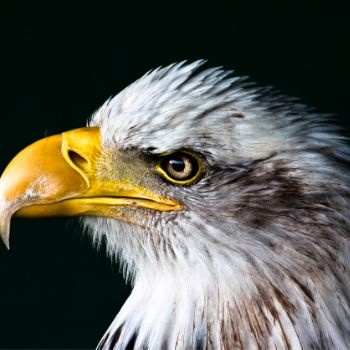
#> input picture saved_image.jpg, 350 x 350 px
$ python demo2.py
#> lines starting #> are read from the running program, lines starting #| are printed output that depends on the picture
import cv2
import numpy as np

# 读取图像
img = cv2.imread('./saved_image.jpg')
#> img is the input picture: shape (350, 350, 3); mean B, G, R 82.3, 91.3, 91.4

# 图像缩放
resized_img = cv2.resize(img,(200,200))#将图像缩放为200x200
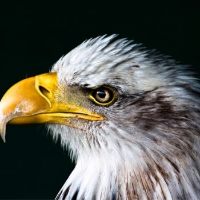
#> resized_img: shape (200, 200, 3); mean B, G, R 82.2, 91.2, 91.3
# 图像旋转
(h,w) = img.shape[:2] #获取图像的高和宽 :2表示取前两个元素，即高和宽
#> h = 350; w = 350
center = (w//2,h//2) #获取图像的中心点
#> center = (175, 175)
M = cv2.getRotationMatrix2D(center,120,1.0)#旋转45度
rotated_img = cv2.warpAffine(img,M,(w,h)) #根据旋转矩阵进行旋转
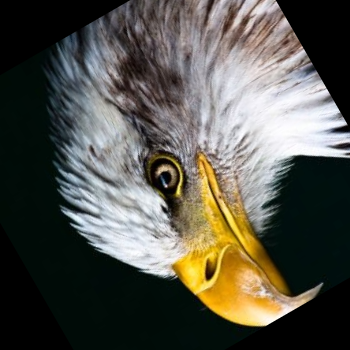
#> rotated_img: shape (350, 350, 3); mean B, G, R 76, 85, 86.3
# 图像平移
M = np.float32([[1,0,100],[0,1,50]]) #平移100，50
translated_img = cv2.warpAffine(img,M,(w,h))
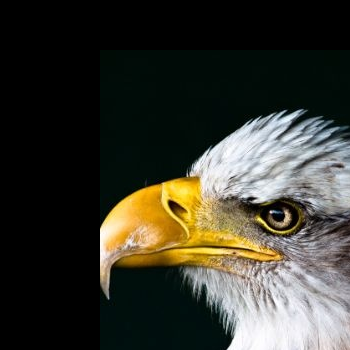
#> translated_img: shape (350, 350, 3); mean B, G, R 48.4, 57.9, 58.5
# 图像翻转
flipped_img = cv2.flip(img,1) #水平翻转 1表示水平翻转，0表示垂直翻转，-1表示水平垂直翻转
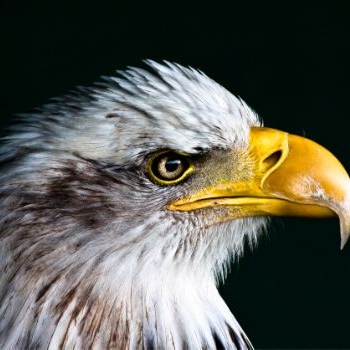
#> flipped_img: shape (350, 350, 3); mean B, G, R 82.3, 91.3, 91.4
# 显示图像
cv2.imshow('image0',img) #显示原始图像
cv2.imshow('image1',resized_img) #显示缩放后的图像
cv2.imshow('image2',rotated_img) #显示旋转后的图像
cv2.imshow('image3',translated_img) #显示平移后的图像
cv2.imshow('image4',flipped_img) #显示翻转后的图像
cv2.waitKey(0)
cv2.destroyAllWindows()
